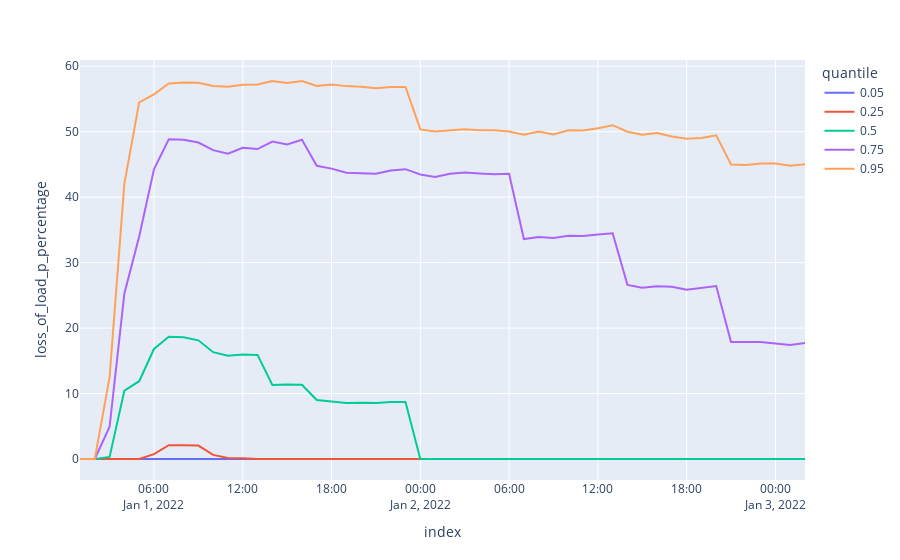

The code cell stored with this chart in its notebook:
### Markdown cell above
Similarly it is possible to plot the loss of load for the selected quantiles.

### Code cell
df_load = rx.utils.group_by(rx.utils.filter(df, type = 'load'), 'sum', 'iteration', 'field', 'type')
df_load_quantiles = rx.utils.invert(rx.utils.get_quantiles_on_iterations(df_load, [0.05, 0.25, 0.5, 0.75, 0.95]))
df_load_quantiles['loss_of_load_p_percentage'] = (df_load_quantiles['loss_of_load_p_mw'])/df_load_quantiles['max_p_mw'] *100
px.line(df_load_quantiles, x=df_load_quantiles.index, y = 'loss_of_load_p_percentage', color = 'quantile')
